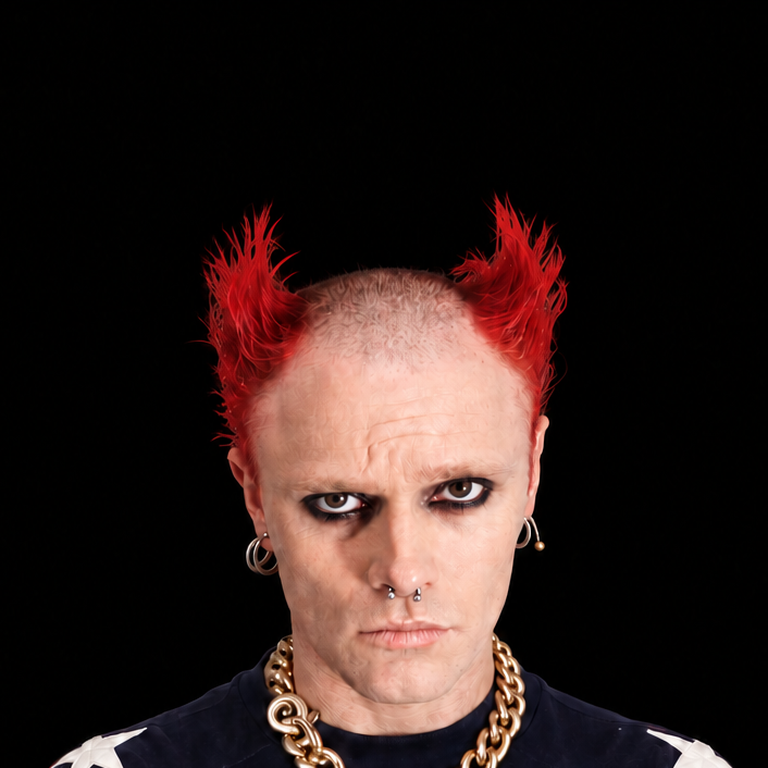
#> input picture flint-lab/flint-site/face-pre-nose-align/center.png, 768 x 768 px
$ python -i face_fix.py   (imports and definitions only)
#> lines starting #> are read from the running program, lines starting #| are printed output that depends on the picture
#> further down, picture is the input picture: PIL image 768x768 RGB; mean R, G, B 47.4, 31.3, 28.2
#!/usr/bin/env python3
from __future__ import annotations

import json
from dataclasses import dataclass
from pathlib import Path
from typing import Dict, List, Tuple
from urllib.request import urlretrieve

import cv2
import numpy as np
from PIL import Image, ImageDraw, ImageFilter

DIRS = [
    "center",
    "up",
    "up-right",
    "right",
    "down-right",
    "down",
    "down-left",
    "left",
    "up-left",
    "funny",
]

OUT_W = 768
OUT_H = 1152
OBJECT_POS_Y = 0.22
MODEL_URLS = {
    "haarcascade_frontalface_default.xml": "https://raw.githubusercontent.com/opencv/opencv/master/data/haarcascades/haarcascade_frontalface_default.xml",
    "lbfmodel.yaml": "https://raw.githubusercontent.com/kurnianggoro/GSOC2017/master/data/lbfmodel.yaml",
}


@dataclass
class FaceMetrics:
    nose_x: float
    nose_y: float
    bbox_x0: float
    bbox_y0: float
    bbox_x1: float
    bbox_y1: float
    w: int
    h: int

    @property
    def bbox_w(self) -> float:
        return self.bbox_x1 - self.bbox_x0

    @property
    def bbox_h(self) -> float:
        return self.bbox_y1 - self.bbox_y0


# [46 lines left out: functions object_position_crop_square, detect_face_metrics, not called in this run]


def build_bg_from_source(src: Image.Image) -> Image.Image:
    # Torso-derived background to avoid hard black voids without introducing ghost faces.
    torso_top = int(round(src.height * 0.56))
#> torso_top = 430
    torso = src.crop((0, torso_top, src.width, src.height))
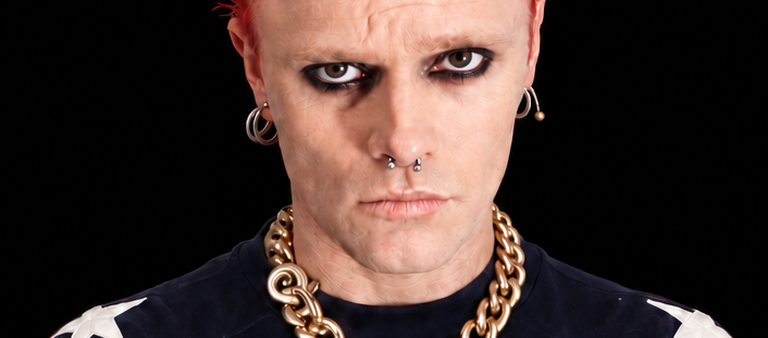
#> torso: PIL image 768x338 RGB; mean R, G, B 66.2, 49.3, 44.5
    bg = torso.resize((OUT_W, OUT_H), Image.Resampling.BICUBIC)
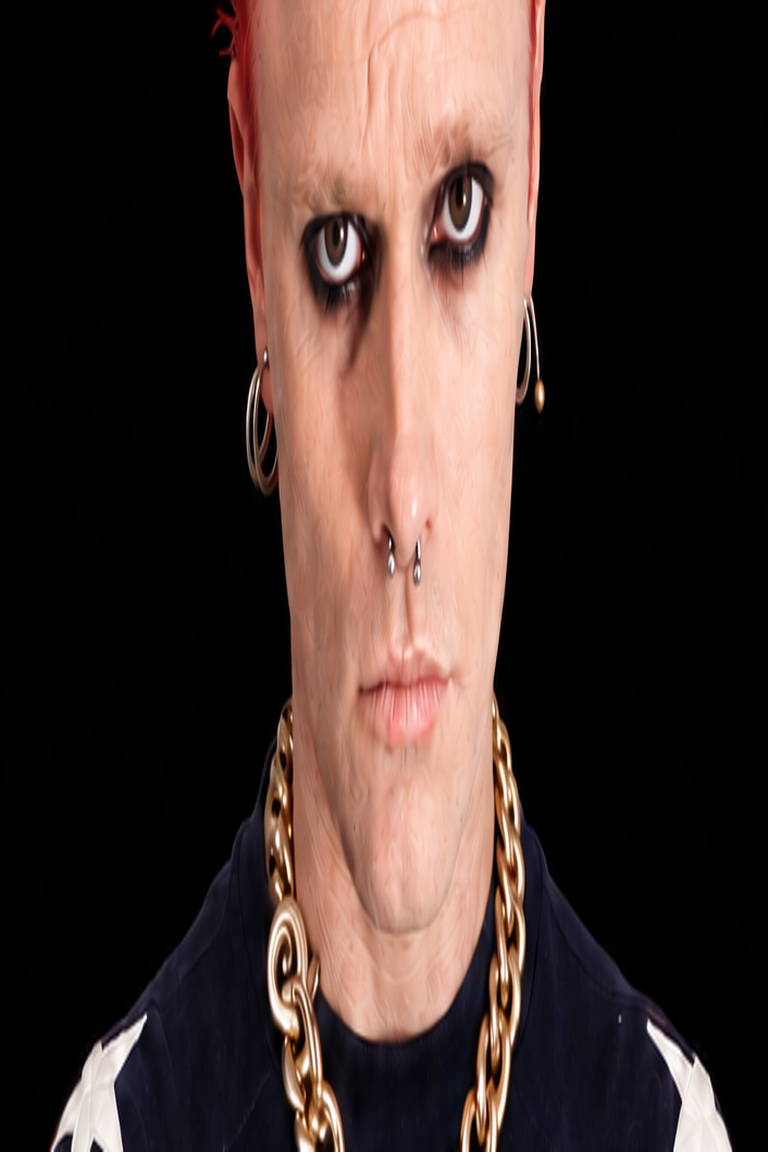
#> bg: PIL image 768x1152 RGB; mean R, G, B 66.2, 49.3, 44.5
    bg = bg.filter(ImageFilter.GaussianBlur(radius=8))
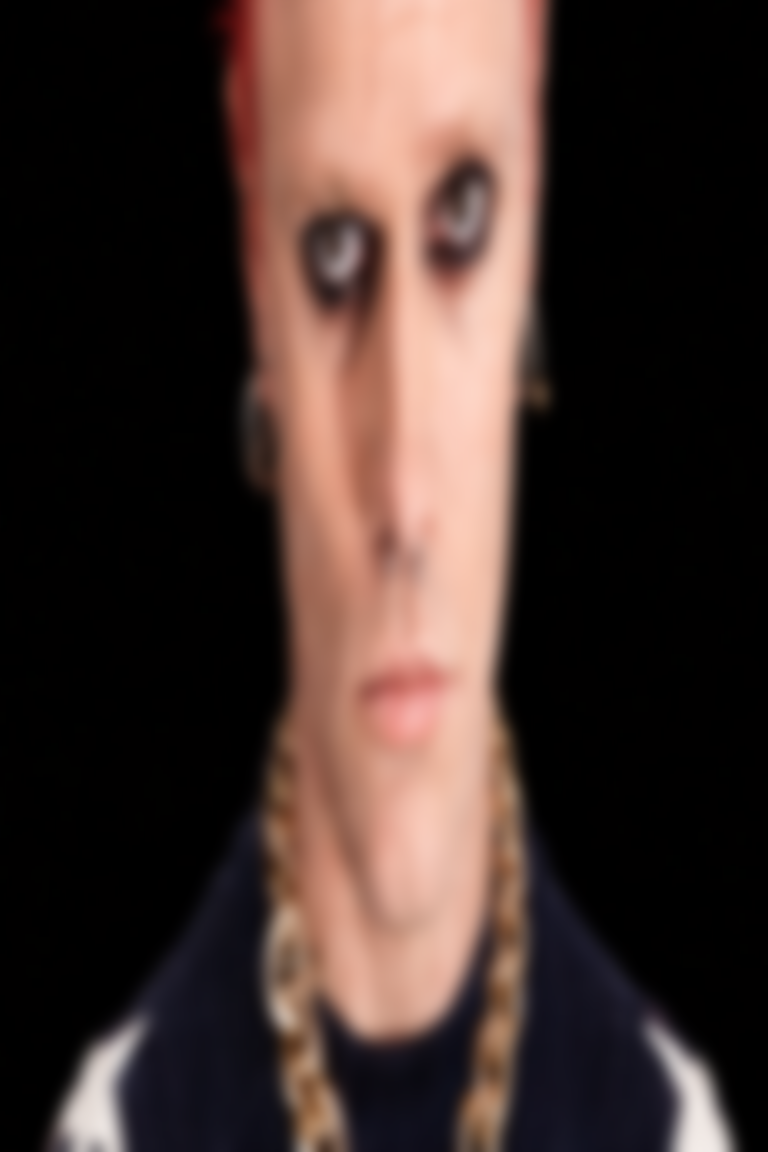
#> bg: PIL image 768x1152 RGB; mean R, G, B 66.2, 49.2, 44.4
    arr = np.array(bg, dtype=np.float32)
    arr = np.clip(arr * 0.90 + 12.0, 0, 255).astype(np.uint8)
    return Image.fromarray(arr, mode="RGB")


# [229 lines left out: functions compose_scaled, circle_crop, sweater_metric, render_circle_preview, main, not called in this run]


# [2 lines not run here, left out]

>>> from PIL import Image
>>> picture = Image.open('../flint-site/face-pre-nose-align/center.png')
>>> result = build_bg_from_source(picture)

$ run again, on flint-lab/flint-site/face-pre-nose-align/left.png
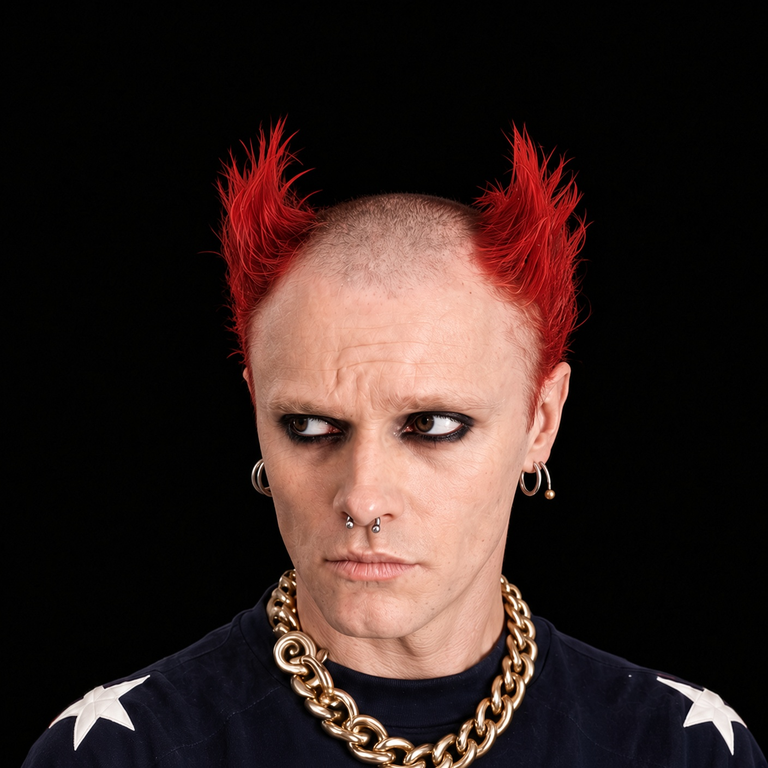
#> input picture flint-lab/flint-site/face-pre-nose-align/left.png, 768 x 768 px
#> picture is the input picture: PIL image 768x768 RGB; mean R, G, B 52.9, 36.4, 32.9
#> in build_bg_from_source, `torso = src.crop((0, torso_top, src.width, src.height))`:
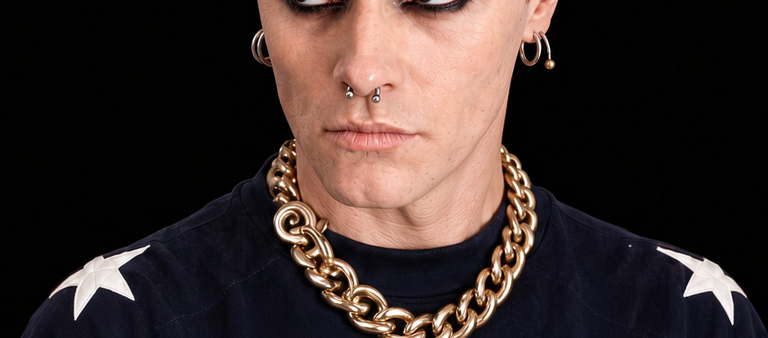
#> torso: PIL image 768x338 RGB; mean R, G, B 60.2, 46.4, 43
#> in build_bg_from_source, `bg = bg.filter(ImageFilter.GaussianBlur(radius=8))`:
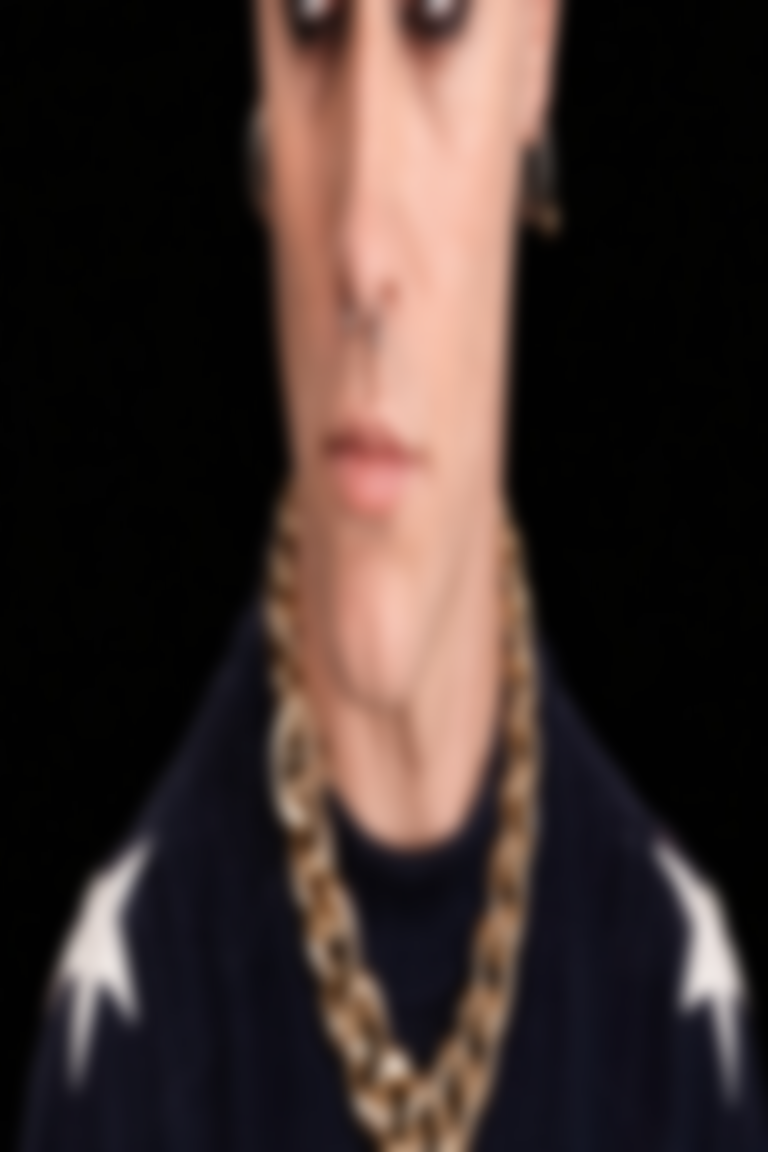
#> bg: PIL image 768x1152 RGB; mean R, G, B 60.2, 46.3, 42.9
